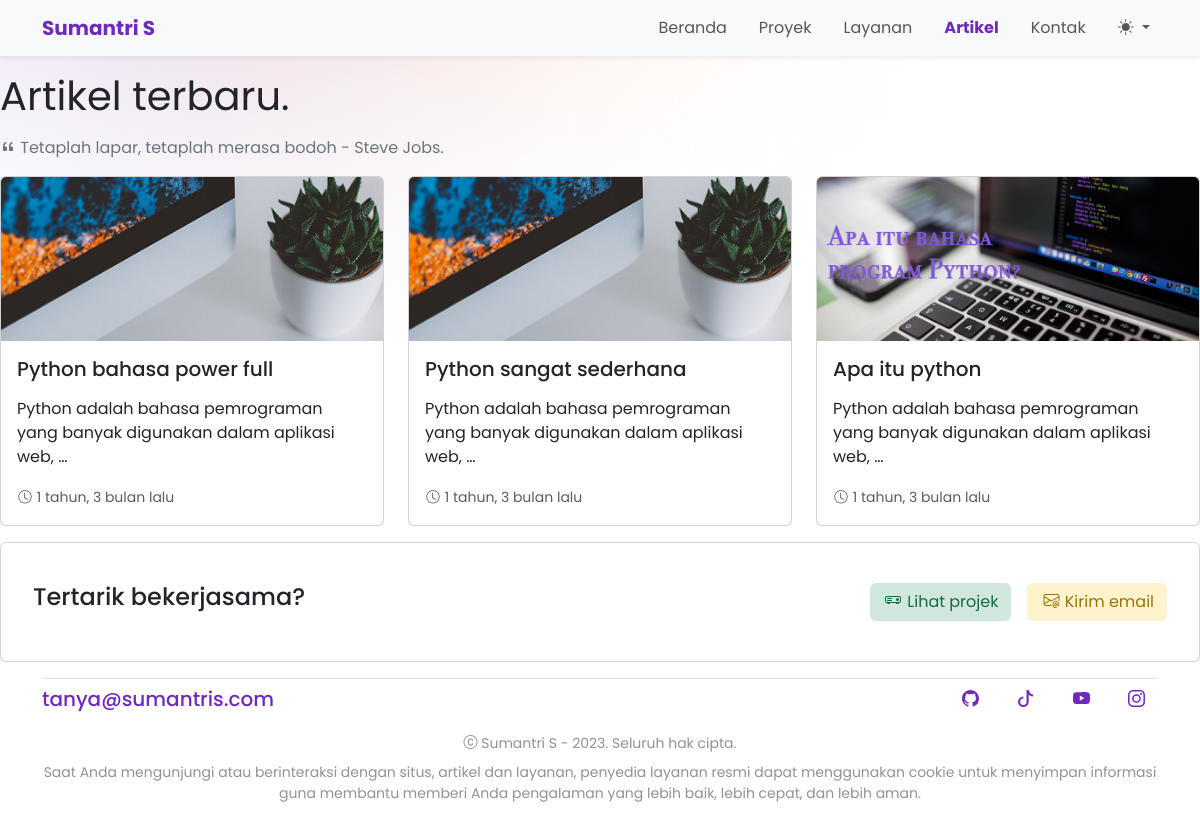
Page /artikel/ on the committed database.
### artikel/models.py (models this page shows, shortened)
class Article(models.Model):
    user        = models.ForeignKey(settings.AUTH_USER_MODEL, on_delete=models.CASCADE, default=1)
    categories  = models.ForeignKey(Category, on_delete=models.CASCADE)
    title       = models.CharField(max_length=200, null=True)
    content     = RichTextUploadingField(blank=True, null=True)
    images      = models.ImageField(upload_to='artikel/', default='artikel/artikel.png')
    slug        = models.SlugField(blank=True, editable=False)
    pub_date    = models.DateTimeField(auto_now_add=True, editable=True)
    update      = models.DateTimeField(auto_now=True, editable=True)

### artikel/views.py (the view)
# urls.py: path('', index, name='akun_index'),
def index(request):
    articles = Article.objects.all().order_by('-pub_date')
    paginator = Paginator(articles, 3)
    page_number = request.GET.get('page')
    articles_all = paginator.get_page(page_number)
    context = {
        'title':'Artikel | Sumantri S | Full Steck Developers',
        'articles': articles_all,
    }
    return render(request, 'artikel/index.html', context)

### artikel/templates/artikel/index.html (shortened to what this page needs)
{% extends "base.html" %}
{% load static %}
{% block content %}
<div class="rounded-0 border-start-0 border-end-0 border-bottom-0 border-top-0">
  <div class="my-3">
    <p class="display-6"><strong>Artikel terbaru.</strong></p>
    <p class="text-secondary"><i class="bi bi-quote"></i> Tetaplah lapar, tetaplah merasa bodoh - Steve Jobs.</p>
  </div>
</div>
  <div class="row">
      {% for article in articles %}
      <div class="col-md-4">
        <div class="card">
          <img src="{{article.images.url}}" class="card-img-top" alt="{{article.title}}">
          <div class="card-body">
            <h5><a class="text-decoration-none card-title" href="{% url 'artikel:article_detail' article.slug %}">{{article.title}}</a></h5>
            <p class="card-text">{{article.content|truncatewords:10|safe}}</p>
            <p class="card-text"><small class="text-muted"><svg xmlns="http://www.w3.org/2000/svg" width="16" height="16" fill="currentColor" class="bi bi-clock" viewBox="0 0 16 19">
              <path d="M8 3.5a.5.5 0 0 0-1 0V9a.5.5 0 0 0 .252.434l3.5 2a.5.5 0 0 0 .496-.868L8 8.71V3.5z"/>
              <path d="M8 16A8 8 0 1 0 8 0a8 8 0 0 0 0 16zm7-8A7 7 0 1 1 1 8a7 7 0 0 1 14 0z"/>
            </svg> {{article.pub_date|timesince}} lalu</small></p>
          </div>
        </div>
      </div>
      {% endfor %}
    <section id="card" class="my-3">
      <div class="card">
        <div class="card-body">
          <div class="row">
            <div class="col">
              <h4 class="card-text px-3 py-4">Tertarik bekerjasama?</h4>
            </div>
            <div class="col">
              <div class="d-grid gap-2 d-md-flex py-4 px-3 justify-content-md-end">
                <a class="btn me-md-2" href="{% url 'projek:projek_index' %}" style="background-color: var(--bs-success-bg-subtle); color: var(--bs-success-text);" type="button"> Lihat projek</a>
                <a class="btn" href="mailto:tanya@sumantris.com" style="background-color: var(--bs-warning-bg-subtle); color: var(--bs-warning-text);" type="button"> Kirim email</a>
              </div>
            </div>
          </div>
        </div>
      </div>
    </section>
</div>
{% endblock content %}

### templates/base.html (shortened to what this page needs)
{% load static %}
<!doctype html>
<html lang="en">
  <head>
    <link rel="stylesheet" href="{% static '/css/bootstrap.css' %}">
    <link rel="stylesheet" href="https://cdn.jsdelivr.net/npm/bootstrap-icons@1.10.3/font/bootstrap-icons.css">
  </head>
  <body id="my-porto">
    {% include "snippets/navbar.html" %}
    {% block content %}{% endblock content %}
    {% include "snippets/footer.html" %}
  </body>
</html>

### templates/snippets/navbar.html (shortened to what this page needs)
<nav class="navbar navbar-expand-lg bg-body-tertiary shadow-sm">
    <div class="container-xl">
      <a class="navbar-brand text-primary" href="{% url 'index' %}"><strong>Sumantri S</strong></a>
      <div class="collapse navbar-collapse" id="navbarSupportedContent">
        <ul class="navbar-nav ms-auto mb-2 mb-lg-0">
            {% with url_name=request.resolver_match.url_name %}
            <li class="nav-item me-3">
                <a class="{% if url_name == 'index' %}nav-link active{% else %}nav-link{% endif %}" aria-current="page" href="{% url 'index' %}">Beranda</a>
            </li>
            <li class="nav-item me-3">
                <a class="{% if url_name == 'projek_index' %}nav-link active{% else %}nav-link{% endif %}" href="{% url 'projek:projek_index' %}">Proyek</a>
            </li>
            <li class="nav-item me-3">
                <a class="{% if url_name == 'layanan_index' %}nav-link active{% else %}nav-link{% endif %}" href="{% url 'layanan:layanan_index' %}">Layanan</a>
            </li>
            <li class="nav-item me-3">
                <a class="{% if url_name == 'artikel_index' %}nav-link active{% else %}nav-link{% endif %}" href="{% url 'artikel:artikel_index' %}">Artikel</a>
            </li>
            <li class="nav-item me-3">
                <a class="nav-link" href="#">Kontak</a>
            </li>
            <li class="nav-item dropdown">
                <a class="nav-link dropdown-toggle" href="#" role="button" data-bs-toggle="dropdown" aria-expanded="false">
                <i class="bi bi-sun-fill theme-icon-active" data-theme-icon-active="bi-sun-fill"></i>
                </a>
            </li>
          {% endwith %}
        </ul>
      </div>
    </div>
</nav>

### templates/snippets/footer.html (shortened to what this page needs)
<footer>
    <div class="container-xl pb-1 pb-lg-5">
      <div class="border-top border-white-10 my-7"></div>
      <div class="row mb-7">
        <div class="col-sm mt-2 mb-sm-0">
          <h5><a href="mailto:tanya@sumantris.com" class="text-decoration-none" style="color: #6f2abd; font-weight: semibold;">tanya@sumantris.com</a></h5>
        </div>
        <div class="col-sm-auto">
          <ul class="list-inline">
            <li class="list-inline-item">
              <a class="btn btn-xs btn-icon" style="color: #6f2abd;" href="#">
              </a>
            </li>
            <li class="list-inline-item">
              <a class="btn btn-xs btn-icon" style="color: #6f2abd;" href="#">
                <svg xmlns="http://www.w3.org/2000/svg" width="17" height="17" fill="currentColor" class="bi bi-tiktok" viewBox="0 0 16 16">
                  <path d="M9 0h1.98c.144.715.54 1.617 1.235 2.512C12.895 3.389 13.797 4 15 4v2c-1.753 0-3.07-.814-4-1.829V11a5 5 0 1 1-5-5v2a3 3 0 1 0 3 3V0Z"/>
                </svg>
              </a>
            </li>
            <li class="list-inline-item">
              <a class="btn btn-xs btn-icon" style="color: #6f2abd;" href="#">
              </a>
            </li>
            <li class="list-inline-item">
              <a class="btn btn-xs btn-icon" style="color: #6f2abd;" href="#">
              </a>
            </li>
          </ul>
        </div>
      </div>
      <div class="w-md-85 text-lg-center mx-lg-auto">
        <p class="small text-body-tertiary mb-2"><i class="bi bi-c-circle"></i> Sumantri S - 2023. Seluruh hak cipta.</p>
        <p class="small text-body-tertiary">Saat Anda mengunjungi atau berinteraksi dengan situs, artikel dan layanan, penyedia layanan resmi dapat menggunakan cookie untuk menyimpan informasi guna membantu memberi Anda pengalaman yang lebih baik, lebih cepat, dan lebih aman.</p>
      </div>
    </div>
  </footer>

### templates/base.html (style rules this page uses)
body { font-family: 'Poppins', sans-serif; }
#my-porto { background-image: url('/static/images/bg.png'); background-repeat: no-repeat; }

### rows in the picture
Article: images (picture), title "Python bahasa power full", content "Python adalah bahasa pemrograman yang banyak digunakan dalam aplikasi web, …", pub_date "1 tahun, 3 bulan"
Article: images (picture), title "Python sangat sederhana", content "Python adalah bahasa pemrograman yang banyak digunakan dalam aplikasi web, …", pub_date "1 tahun, 3 bulan"
Article: images (picture), title "Apa itu python", content "Python adalah bahasa pemrograman yang banyak digunakan dalam aplikasi web, …", pub_date "1 tahun, 3 bulan"
